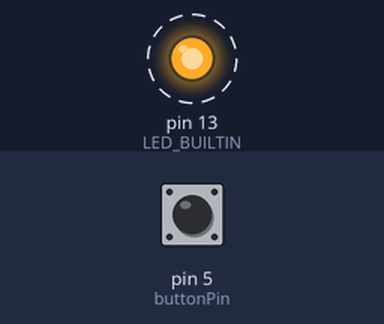
Bench run of a program on a simulated Arduino Uno, built with avr-gcc and run on an emulated ATmega328P. Shown: output pins drawn as LEDs (lit = HIGH). Dashed ring = blinking. The test bench sets the inputs (shaded band); at power-on: pin 5 (buttonPin) LOW.

Above: at 4.8 s.
4.9 s: pin 5 (buttonPin) pulled HIGH for 2.35 s
At 5.8 s:
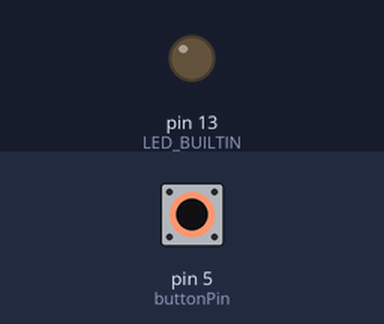
At 8.2 s:
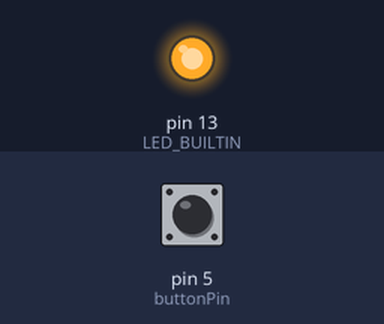
Timing chart, 0 to 14.7 s (numbered marks = the images above; inputs shaded):
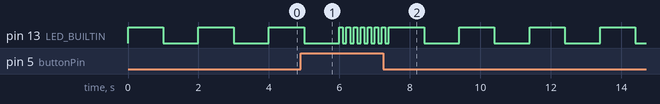

The program:

main.cpp
```cpp
/*--------------------------------------------------------------------
Name: 	Michael Martin
Date: 	1/18/2020
Course: CSCE 236 Embedded Systems (Spring 2020)
File: 	main.cpp
HW/Lab:	Homework 1, Blink with button

Purp:	This code makes the arduino board blink fast or slow depending
on button pressed or not.

Doc:	no collaboration

Academic Integrity Statement: I certify that, while others may have
assisted me in brain storming, debugging and validating this program,
the program itself is my own work. I understand that submitting code
which is the work of other individuals is a violation of the honor
code.  I also understand that if I knowingly give my original work to
another individual is also a violation of the honor code.
--------------------------------------------------------------------*/
#include<Arduino.h>
// variables will change:
int buttonState = 0;         // variable for reading the pushbutton status
const int buttonPin = 5;
const int ledPin = 13;
void setup() {
  // initialize the LED pin as an output:
  pinMode(LED_BUILTIN, OUTPUT);
  // initialize the pushbutton pin as an input:
  pinMode(buttonPin, INPUT);
}

void loop() {
  // read the state of the pushbutton value:
  buttonState = digitalRead(buttonPin);

  // check if the pushbutton is pressed.
  if (buttonState == HIGH) {
    //flash fast
    digitalWrite(LED_BUILTIN, HIGH);
    delay(100);
    digitalWrite(LED_BUILTIN, LOW);
    delay(100);

  } else {
    // flash slowly
    digitalWrite(LED_BUILTIN, HIGH);
    delay(1000);
    digitalWrite(LED_BUILTIN, LOW);
    delay(1000);
  }
}
```
